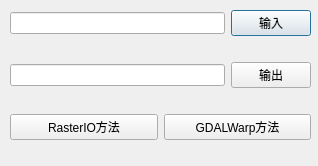
<?xml version="1.0" encoding="UTF-8"?>
<ui version="4.0">
 <class>ImageResampleDlg</class>
 <widget class="QDialog" name="ImageResampleDlg">
  <property name="geometry">
   <rect>
    <x>0</x>
    <y>0</y>
    <width>318</width>
    <height>166</height>
   </rect>
  </property>
  <property name="windowTitle">
   <string>图像重采样</string>
  </property>
  <widget class="QWidget" name="">
   <property name="geometry">
    <rect>
     <x>10</x>
     <y>-10</y>
     <width>301</width>
     <height>171</height>
    </rect>
   </property>
   <layout class="QVBoxLayout" name="verticalLayout">
    <item>
     <layout class="QHBoxLayout" name="horizontalLayout">
      <item>
       <widget class="QLineEdit" name="lineEditInput"/>
      </item>
      <item>
       <widget class="QPushButton" name="pushButtonInput">
        <property name="text">
         <string>输入</string>
        </property>
       </widget>
      </item>
     </layout>
    </item>
    <item>
     <layout class="QHBoxLayout" name="horizontalLayout_2">
      <item>
       <widget class="QLineEdit" name="lineEditOuput"/>
      </item>
      <item>
       <widget class="QPushButton" name="pushButtonOutput">
        <property name="text">
         <string>输出</string>
        </property>
       </widget>
      </item>
     </layout>
    </item>
    <item>
     <layout class="QHBoxLayout" name="horizontalLayout_3">
      <item>
       <widget class="QPushButton" name="pushButtonRasterIO">
        <property name="text">
         <string>RasterIO方法</string>
        </property>
       </widget>
      </item>
      <item>
       <widget class="QPushButton" name="pushButtonGDALWarp">
        <property name="text">
         <string>GDALWarp方法</string>
        </property>
       </widget>
      </item>
     </layout>
    </item>
   </layout>
  </widget>
 </widget>
 <resources/>
 <connections/>
</ui>
